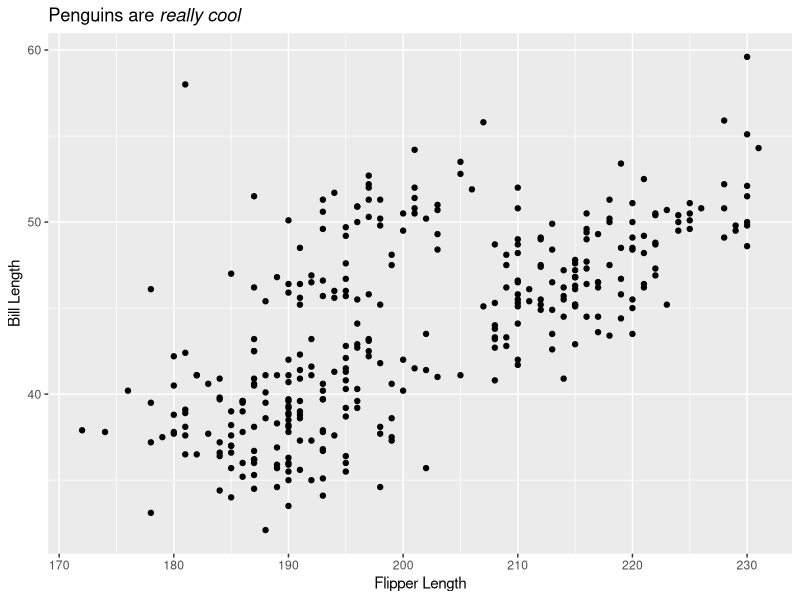

This chart was generated by the following R code:
library(tidyverse)
library(palmerpenguins)
library(ggtext)

ggplot(data = penguins,
       aes(x = flipper_length_mm,
           y = bill_length_mm)) +
  geom_point() +
  labs(title = "Penguins are *really cool*",
       x = "Flipper Length",
       y = "Bill Length") +
  theme(plot.title = element_markdown())

# new text